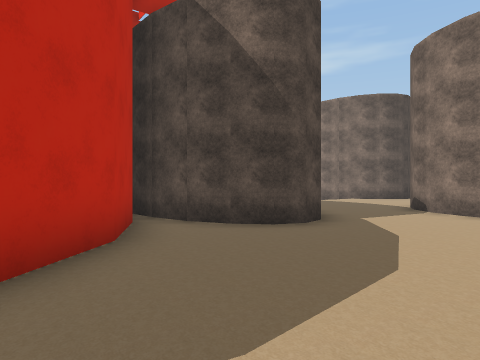
View 1 (above)

23 first-person views from a walk through a Unity game level. The camera is 1.5 m above the floor, looks level and sees 70° across. The floor is counted in squares, 2 m on a side. Each view is taken from the middle of a square. On the plan, view 1 faces up. The plan holds only what a view shows up to about 11 squares ahead; the rest is blank. The place goes on beyond the plan. The player character is not drawn. Some surface patterns are stand-ins.

View 2
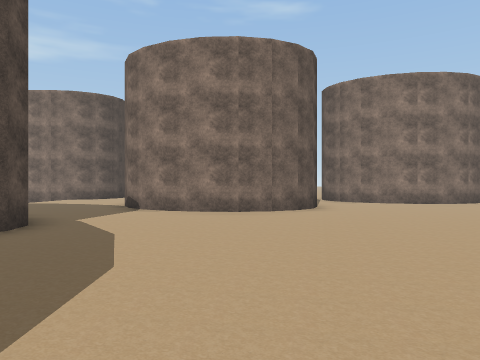

View 3
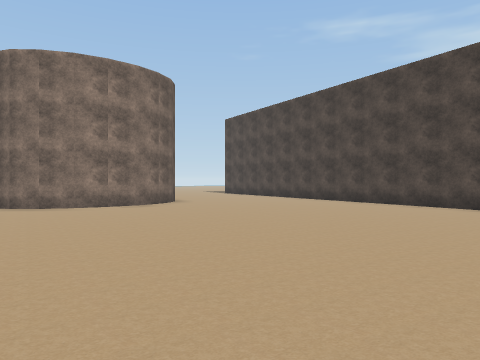

View 4
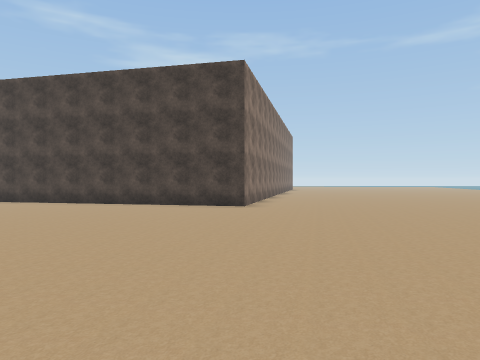

View 5
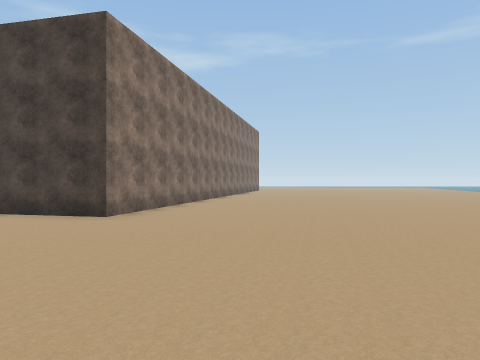

View 6
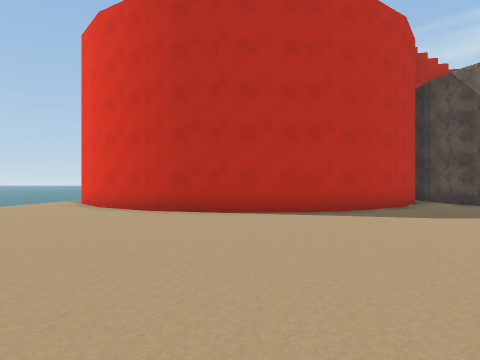

View 7
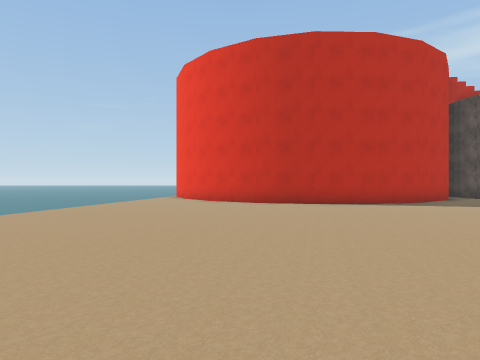

View 8
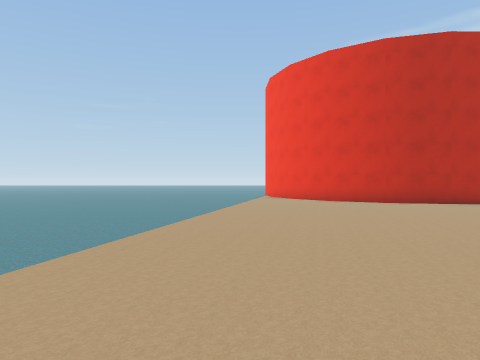

View 9
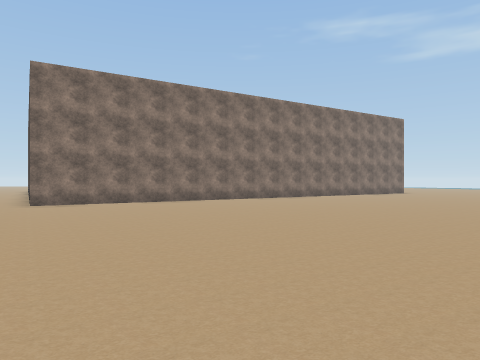

View 10
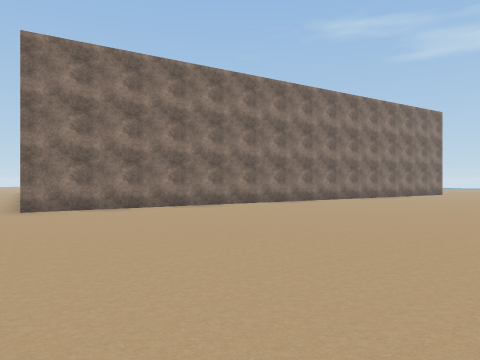

View 11
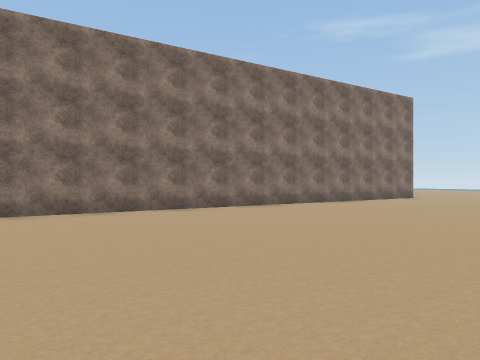

View 12
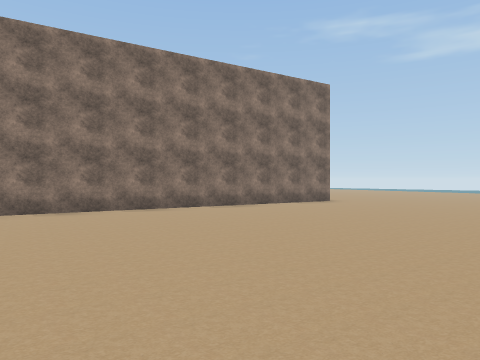

View 13
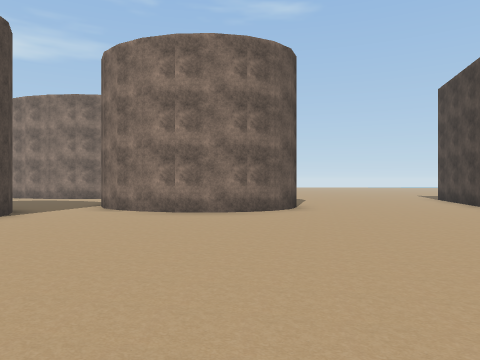

View 14
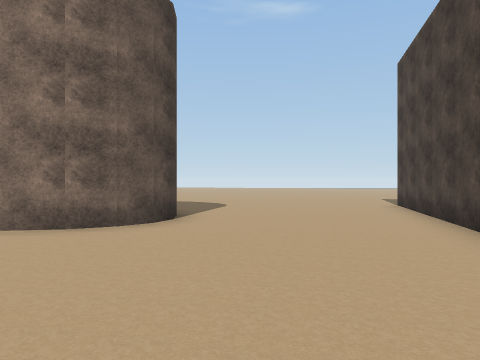

View 15
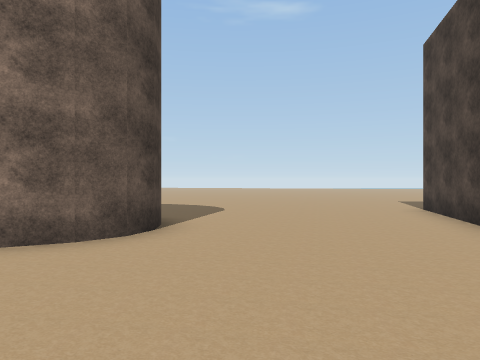

View 16
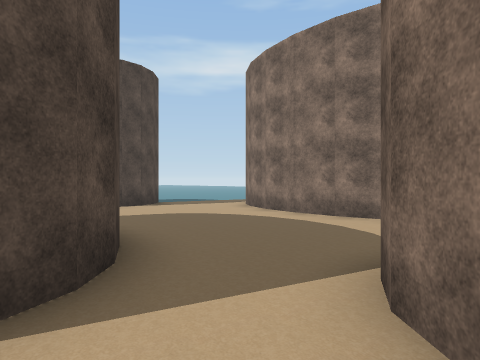

View 17
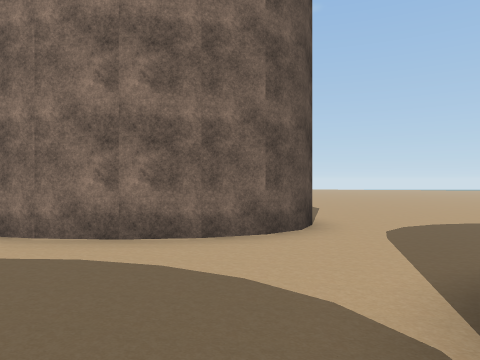

View 18
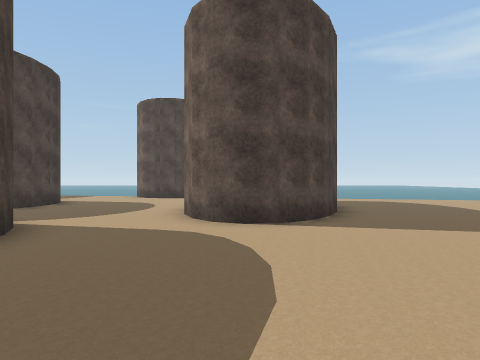

View 19
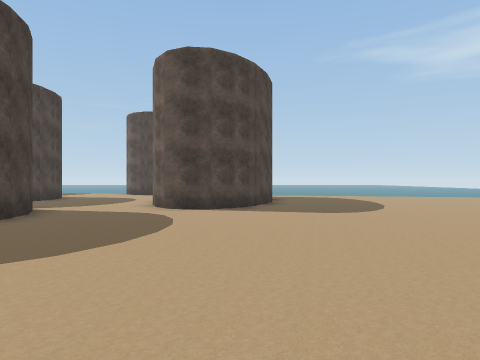

View 20
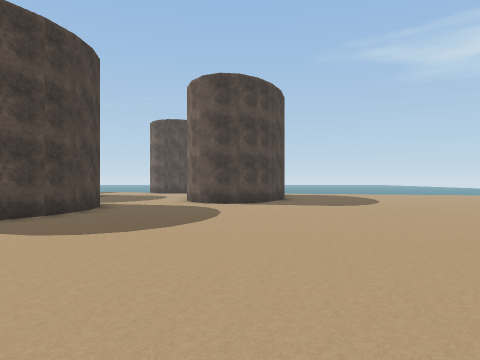

View 21
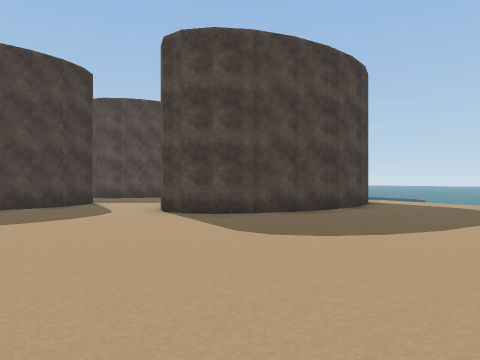

View 22
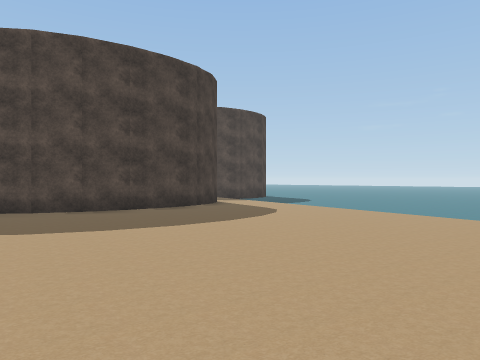

View 23
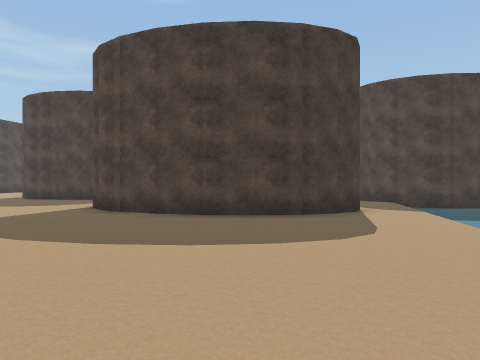

### Floor plan
Key: @ floor where view 1 was taken; # wall or solid block; . floor; ≈ liquid the walk keeps out of.
Columns run from 10 left of view 1 to 23 right of it. Each row starts with its distance up from view 1.
 20                         ≈.....
 19                      ≈≈≈........
 18                 ≈≈≈≈≈≈...........
 17                 #≈≈≈..............
 16                   ≈..##..........
 15                  #...####.......
 14                  #...#  #.......
 13                  ....#  ##.......
 12                  ....##  #........
 11              ..   ....####.......
 10             ...   ......##.......
  9             ...####..............
  8         #   ...#  #..............
  7         ####...## ##..##.........
  6         #.##....####.####.........
  5         #........##..## ##........
  4         #.............#  #.......
  3         #.............####........
  2        ##.........................
  1        #..........................
  0       ##..@...................##
 -1     ###.....................###
 -2  ####......................##
 -3 ≈........................
 -4  .......................#
 -5   ....................###
 -6 ≈≈..................###
 -7 ≈≈≈................##
 -8 ≈≈≈≈................#
 -9 ≈≈≈≈........ .......##
-10 ≈≈≈≈≈...... .........##
-11 ≈≈≈≈≈≈................#
-12  ≈≈≈≈≈... ............##
-13       ≈. ..............#
-14           .............##
-15            .............##
-16              ............#
-17               ...........##
-18                 ..........#
-19                 ..........##
-20                  ..........#

Positions as (right, up) in squares from view 1, and headings:
1: (0, 0), facing up
2: (0, 0), facing up-right
3: (2, 0), facing right
4: (2, 0), facing down-right
5: (2, -4), facing down-right
6: (2, -6), facing up-left
7: (2, -10), facing up-left
8: (-1, -13), facing up-left
9: (-1, -13), facing right
10: (1, -12), facing right
11: (4, -15), facing right
12: (6, -19), facing right
13: (7, -3), facing up-right
14: (11, -3), facing up-right
15: (12, -2), facing up-right
16: (10, 4), facing up
17: (10, 7), facing up-right
18: (19, 6), facing up-left
19: (22, 5), facing up-left
20: (23, 3), facing up-left
21: (23, 12), facing left
22: (23, 17), facing left
23: (19, 20), facing down-left
